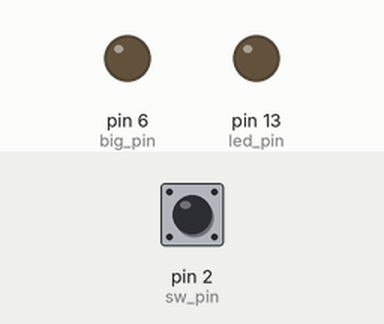
Recording of a sketch running on a simulated Arduino Uno, built with avr-gcc and run on an emulated ATmega328P. On the bench: output pins drawn as LEDs (lit = HIGH). The inputs (shaded band) are chosen by the test bench; at power-on: pin 2 (sw_pin) LOW.

Above: at 1.2 s.
1.3 s: pin 2 (sw_pin) pulled HIGH for 0.15 s
At 2.1 s:
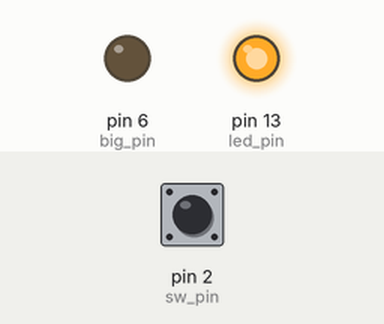
At 10.25 s:
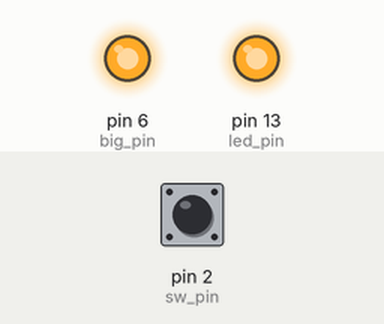
Timing chart, 0 to 10.4 s (numbered marks = the images above; inputs shaded):
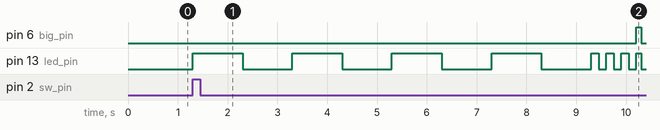

The sketch:

sketch_jul21a.ino
```cpp
const int led_pin = 13;              // LED connected to digital pin 13
const int sw_pin = 2; // switch pin connected to digital pin 2
const int big_pin = 6;
int sw_state = LOW;                  // switch state
                                     // HIGH: sw is closed
                                     // LOW:  sw is open

void setup() {
  pinMode( led_pin, OUTPUT );        // sets the digital pin 13 as output
  pinMode( sw_pin, INPUT );  // sets the digital pin 2 as input
  pinMode( big_pin, OUTPUT);
}

void loop() {
  sw_state = digitalRead( sw_pin );  // read the switch state

  if ( sw_state == HIGH ) {
    int i=4;
    while(i>0){
      if(i%30==0){
        int i2=10;
        while(i2>0){
          digitalWrite( led_pin, HIGH );   // sets the LED off
          delay( 100 );                   // waits for a second
          digitalWrite( led_pin, LOW );    // sets the LED on
          delay( 100 );
          i2=i2-1;
        }
      }else{
        digitalWrite( led_pin, HIGH );   // sets the LED off
        delay( 1000 );                   // waits for a second
        digitalWrite( led_pin, LOW );    // sets the LED on
        delay( 1000 );
      }
      i=i-1;
    }

    i=3;
    while(i>0){
      digitalWrite( led_pin, HIGH );   // sets the LED off
      delay( 150);                   // waits for a second
      digitalWrite( led_pin, LOW );    // sets the LED on
      delay( 150 );
      i=i-1;
    }

    while(true){
      digitalWrite(big_pin, HIGH);
      digitalWrite( led_pin, HIGH );
      delay(100);
      digitalWrite(big_pin, LOW);
      digitalWrite( led_pin, LOW );
      delay(300);
      digitalWrite(big_pin, HIGH);
      digitalWrite( led_pin, HIGH );
      delay(150);
      digitalWrite(big_pin, LOW);
      digitalWrite( led_pin, LOW );
      delay(300);
    }

  }
  else {
    digitalWrite( led_pin, LOW );   // sets the LED off
  }
}
```

Measured:
- after the input at 1.3 s, pin 6 (big_pin): LOW → HIGH after 8.9 s, → LOW 0.10 s later; pin 13 (led_pin): goes 4 × (HIGH 1.0 s, LOW 1.0 s), 3 × (HIGH 0.15 s, LOW 0.15 s), HIGH 0.10 s, then LOW, starting at once
